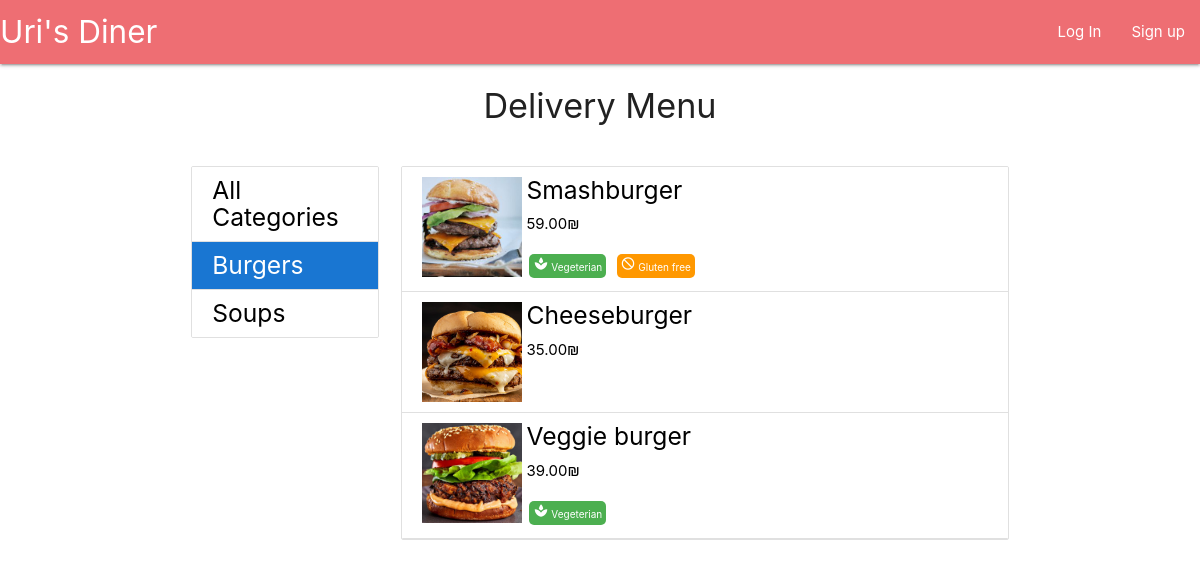
Page /menu/5 on the earlier database version.
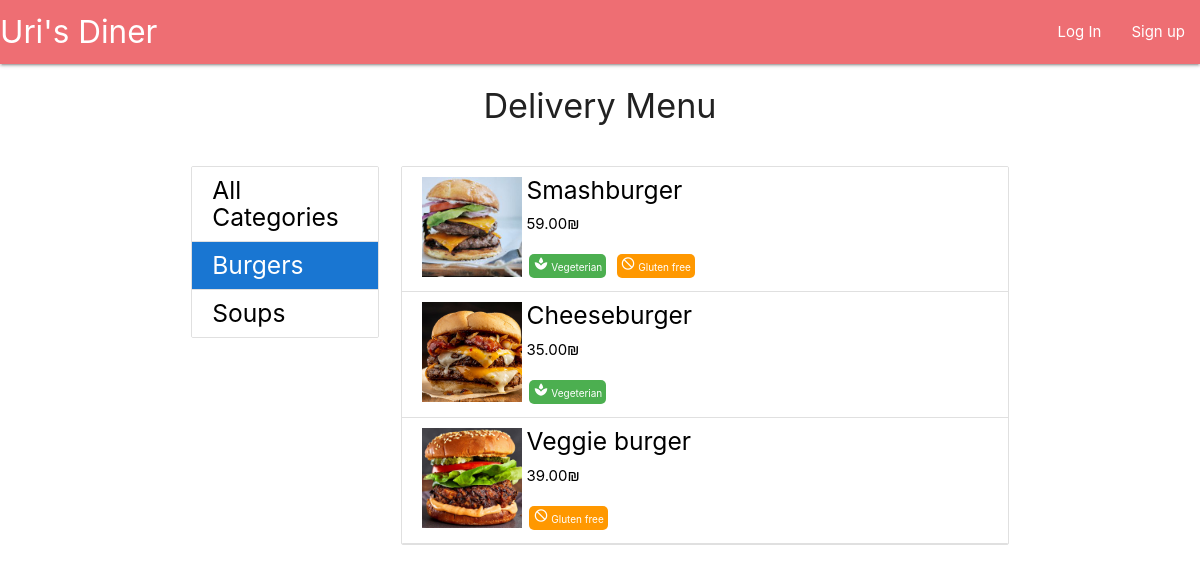
Same page on the later database version.
### main/models.py (models this page shows, shortened)
class Category(models.Model):
    name = models.CharField(max_length=100, blank=False, unique=True)
    is_deleted = models.BooleanField(default=False)
    image_Url = models.TextField(null=True, blank=True)
    image_file = models.ImageField(upload_to=category_image_path, null=True, blank=True)
    def __str__(self):
        return self.name

class Dish(models.Model):
    name = models.CharField(max_length=100, blank=False)
    price = models.DecimalField(max_digits=5, decimal_places=2, blank=False)
    description = models.CharField(max_length=500, blank=False)
    is_gluten_free = models.BooleanField(default=False)
    is_vegeterian = models.BooleanField(default=False)
    category = models.ForeignKey(Category, on_delete=models.CASCADE, limit_choices_to={'is_deleted':False})
    is_deleted = models.BooleanField(default=False)
    image_Url = models.TextField(null=True, blank=True)
    image_file = models.ImageField(upload_to=dish_image_path, null=True, blank=True)

### main/views.py (the view)
# urls.py: path('menu/<int:category_id>', views.menu_category_dishes, name="menu_category_dishes"),
def menu_category_dishes(request, category_id):
    categories_list = Category.objects.filter(is_deleted=False)
    try:
      category = Category.objects.get(id=category_id)
    except:
        return redirect('menu_all_categories')
    show_dishes = Dish.objects.filter(category=category, is_deleted=False)
    form = ItemAmountForm()
    return render(request, 'main/menu_category_dishes.html', {
        'categories_list':categories_list,
        'show_dishes':show_dishes,
        'category': category,
        'form':form})

### main/context_processors.py (called while the page is built)
def site_wide_data(request):
    try:
        data = {
        'open_orders_number' : len(Cart.objects.filter(delivery__is_delivered=False)),
        'my_open_orders_number' : len(Delivery.objects.filter(order__user=request.user).filter(is_delivered=False)),
        'my_cart_items_number' : len(User.objects.get(id=request.user.id).cart_set.last().item_set.all())
        }
    except:
        data = {}
    return data

### main/templates/main/menu_category_dishes.html (shortened to what this page needs)
{% extends 'layouts/menu.html' %}
{% block menu-content %}
<div>
  <ul class="collection">
    {% for dish in show_dishes %}
    <a class="modal-trigger collection-item" href="#{{dish.name}}">
      <img class="dish-img" {% if dish.image_file %}
        src="{{dish.image_file.url}}" {% else %} src="{{dish.image_Url}}"
        {% endif %} alt="{{dish.name}}">
      <div class="dish-text">
        <h5>{{dish.name}}</h5>
        <p>{{dish.price}}₪</p>
        <div>
          {% if dish.is_vegeterian %}
          {% include 'common/tag_vegeterian.html' %}
          {% endif %}
          {% if dish.is_gluten_free %}
          {% include 'common/tag_gluten_free.html' %}
          {% endif %}
        </div>
      </div>
    </a>
    {% endfor %}
  </ul>
</div>
{% endblock menu-content %}

### templates/layouts/menu.html (shortened to what this page needs)
{% extends 'layouts/main.html' %}
{% block main-content %}
<div class="container">
  <div class="row center-align">
    <h4>Delivery Menu</h4>
  </div>
  <div class="row">
    <div class="col l3">
      <ul class="collection">
        {% url 'menu_all_categories' as url %}
        <a class="collection-item {% if request.path == url %} active {% endif %}"
          href="{{url}}">
          <h5 class="no-top-bottom-margin">All Categories</h5>
        </a>
        {% for category in categories_list %}
        {% url 'menu_category_dishes' category_id=category.id as url %}
        <a class="collection-item {% if request.path == url  %} active {% endif %}"
          href="{{ url }}">
          <h5 class="no-top-bottom-margin">{{category}}</h5>
        </a>
        {% endfor %}
      </ul>
    </div>
    <div class="col l9">
      {% block menu-content %}
      {% endblock menu-content %}
    </div>
  </div>
</div>
{% endblock main-content %}

### templates/layouts/main.html (shortened to what this page needs)
{% extends 'layouts/base_layout.html' %}
{% block content %}
{% include 'common/navbar.html' %}
{% block main-content %}
{% endblock main-content %}
{% endblock content %}

### templates/layouts/base_layout.html (shortened to what this page needs)
{% load static %}
<!DOCTYPE html>
<html lang="en">
  <head>
    <link rel="stylesheet" href="{% static 'css/materialize.css' %}" />
    <link rel="stylesheet" href="{% static 'css/custom.css' %}" />
  </head>
  <body>
    {% block content %}
    {% endblock content %}
  </body>
</html>

### templates/common/navbar.html
<nav>
  <div class="nav-wrapper">
    <a href="{% url 'main' %}" class="brand-logo">Uri's Diner</a>
    <ul class="right">
      {% if request.user.username %}
      <li><a href="{% url 'menu_all_categories' %}">Menu</a></li>
      {% if request.user.is_staff == True %}
      <li><a href="{% url 'manage_orders' %}">Open Orders
          ({{open_orders_number}})</a></li>
      <li><a href="{% url 'show_orders_history' %}">Orders History</a></li>
      <li><a href="{% url 'show_categories' %}">Manage Categories</a></li>
      <li><a href="{% url 'show_dishes' %}">Manage Dishes</a></li>
      {% else %}
      <li><a href="{% url 'show_cart' %}">My Cart
          ({{my_cart_items_number}})</a></li>
      <li><a href="{% url 'show_delivery' %}">My Orders
          ({{my_open_orders_number}})
        </a></li>
      <li><a href="{% url 'user_history' %}">My History</a></li>
      {% endif %}
      <li><a class="dropdown-trigger" href="#!"
          data-target="user-dropdown">logged in as
          <strong>{{request.user.username}}</strong><i
            class="material-icons right">arrow_drop_down</i></a></li>
      <ul class="dropdown-content" id="user-dropdown">
        <li><a href="{% url 'show_user_info' %}">Profile</a></li>
        <li><a href="{% url 'user_logout' %}">Log out</a></li>
      </ul>
      {% else %}
      <li><a href="{% url 'user_login' %}">Log In</a></li>
      <li><a href="{% url 'user_signup' %}">Sign up</a></li>
      {% endif %}
    </ul>
  </div>
</nav>

### templates/common/tag_vegeterian.html
<div class="green tag">
  <i class="tiny material-icons">spa</i> Vegeterian
</div>

### templates/common/tag_gluten_free.html
<div class="orange tag">
  <i class="tiny material-icons">do_not_disturb</i> Gluten free
</div>

### static/css/custom.css (style rules this page uses)
.dish-img { height: 100px; width: 100px; vertical-align: top; object-fit: cover; }
.dish-text { display: inline-block; }
.dish-text h5, p { margin-top: 0px; }
.no-top-bottom-margin { margin-bottom: 0px; margin-top: 0px; }
.tag { color: white; font-size: 10px; margin: 3px; display: inline-block; padding: 2px 4px 0px 4px; border-radius: 5px; }

Differences in the rows shown:
changed Dish "Cheeseburger": now shows "Vegeterian"
changed Dish "Veggie burger": now shows "Gluten free"; no longer shows "Vegeterian"
